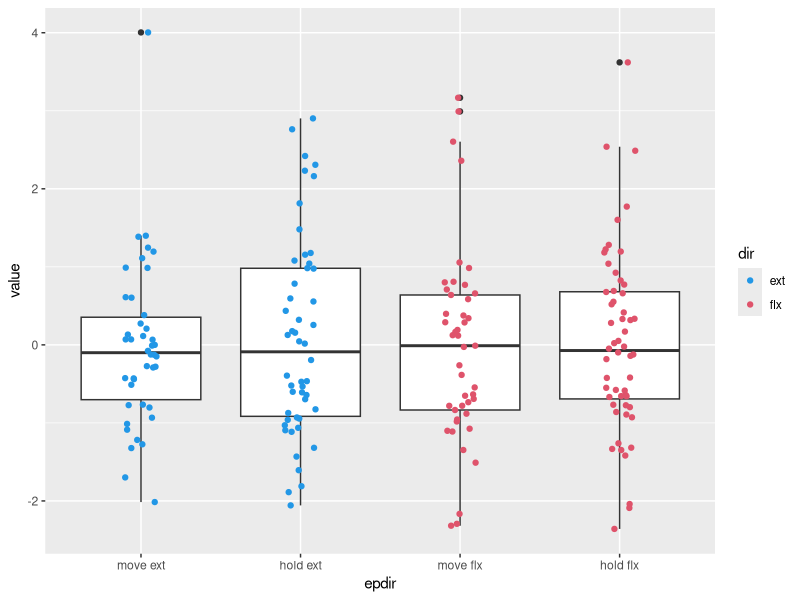

R code for this plot:
library(ggplot2)
library(readxl)

# change path as your system
setwd('F:/Nature Comm/data_code/SourceData_ST2023') 

Rvolley_data <- read_excel("SourceData_ST2023_SFig2B.xlsx")

data <- data.frame(
  value <- Rvolley_data$value,
  epoch <- factor(Rvolley_data$epoch, levels = c("move","hold")),
  dir <- factor(Rvolley_data$direction, levels=c("ext","flx")),
  epdir <- factor(paste(Rvolley_data$epoch,Rvolley_data$direction),levels=c("move ext","hold ext","move flx","hold flx"))
)

ggplot(data,aes(epdir,value))+
  geom_boxplot()+
  geom_jitter(aes(epdir,value,colour=dir),width=0.1)+
  scale_color_manual(values=c(4,2))
